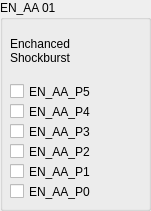
        <widget class="QGroupBox" name="groupBox_4">
         <property name="geometry">
          <rect>
           <x>0</x>
           <y>330</y>
           <width>151</width>
           <height>211</height>
          </rect>
         </property>
         <property name="title">
          <string>EN_AA 01</string>
         </property>
         <widget class="QLabel" name="label_3">
          <property name="geometry">
           <rect>
            <x>10</x>
            <y>30</y>
            <width>91</width>
            <height>41</height>
           </rect>
          </property>
          <property name="text">
           <string>Enchanced
Shockburst</string>
          </property>
         </widget>
         <widget class="QCheckBox" name="cbEN_AA_P5">
          <property name="geometry">
           <rect>
            <x>10</x>
            <y>80</y>
            <width>111</width>
            <height>23</height>
           </rect>
          </property>
          <property name="toolTip">
           <string>01:5</string>
          </property>
          <property name="text">
           <string>EN_AA_P5</string>
          </property>
         </widget>
         <widget class="QCheckBox" name="cbEN_AA_P4">
          <property name="geometry">
           <rect>
            <x>10</x>
            <y>100</y>
            <width>111</width>
            <height>23</height>
           </rect>
          </property>
          <property name="toolTip">
           <string>01:4</string>
          </property>
          <property name="text">
           <string>EN_AA_P4</string>
          </property>
         </widget>
         <widget class="QCheckBox" name="cbEN_AA_P3">
          <property name="geometry">
           <rect>
            <x>10</x>
            <y>120</y>
            <width>111</width>
            <height>23</height>
           </rect>
          </property>
          <property name="toolTip">
           <string>01:3</string>
          </property>
          <property name="text">
           <string>EN_AA_P3</string>
          </property>
         </widget>
         <widget class="QCheckBox" name="cbEN_AA_P2">
          <property name="geometry">
           <rect>
            <x>10</x>
            <y>140</y>
            <width>111</width>
            <height>23</height>
           </rect>
          </property>
          <property name="toolTip">
           <string>01:2</string>
          </property>
          <property name="text">
           <string>EN_AA_P2</string>
          </property>
         </widget>
         <widget class="QCheckBox" name="cbEN_AA_P1">
          <property name="geometry">
           <rect>
            <x>10</x>
            <y>160</y>
            <width>111</width>
            <height>23</height>
           </rect>
          </property>
          <property name="toolTip">
           <string>01:1</string>
          </property>
          <property name="text">
           <string>EN_AA_P1</string>
          </property>
         </widget>
         <widget class="QCheckBox" name="cbEN_AA_P0">
          <property name="geometry">
           <rect>
            <x>10</x>
            <y>180</y>
            <width>111</width>
            <height>23</height>
           </rect>
          </property>
          <property name="toolTip">
           <string>01:0</string>
          </property>
          <property name="text">
           <string>EN_AA_P0</string>
          </property>
         </widget>
        </widget>
